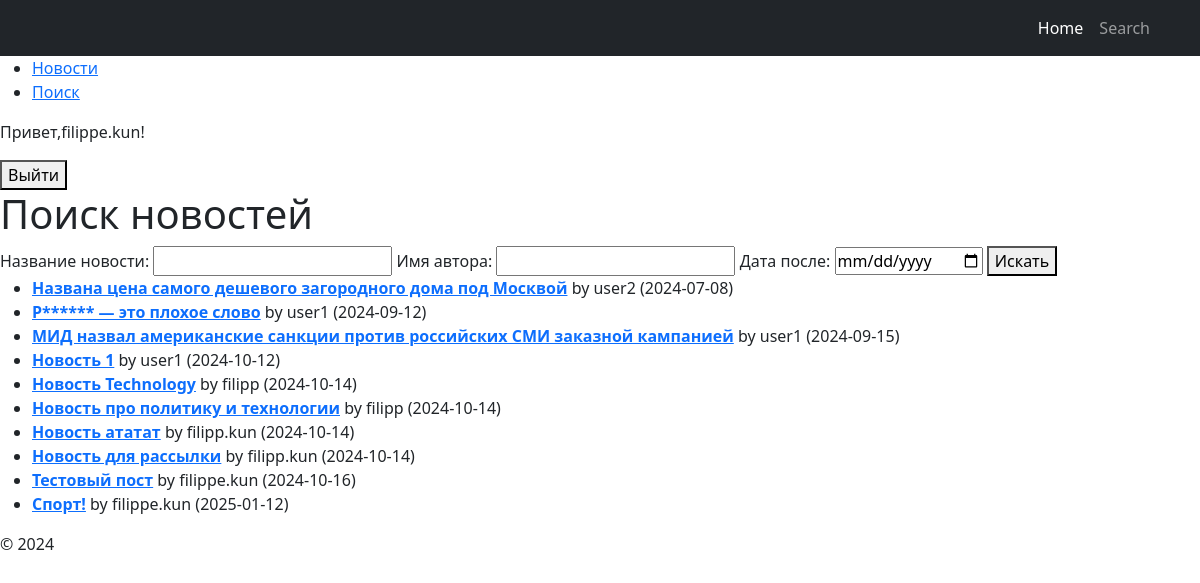
Page /posts/search/ (signed in) on the committed database.
### news/models.py (models this page shows, shortened)
class Post(models.Model):
    ARTICLE = 'AR'
    NEWS = 'NW'
    POST_TYPE_CHOICES = [
        (ARTICLE, 'Article'),
        (NEWS, 'News'),
    ]
    author = models.ForeignKey(Author, on_delete=models.CASCADE)
    post_type = models.CharField(max_length=2, choices=POST_TYPE_CHOICES, default=ARTICLE)
    date_created = models.DateTimeField(auto_now_add=True)
    categories = models.ManyToManyField(Category, through='PostCategory')
    title = models.CharField(max_length=255)
    text = models.TextField()
    rating = models.IntegerField(default=0)

class Author(models.Model):
    user = models.OneToOneField(User, on_delete=models.CASCADE)
    rating = models.IntegerField(default=0)

### news/views.py (the view)
# urls.py: path('posts/search/', views.NewsSearchView.as_view(), name='search'),
class NewsSearchView(FilterView):
    model = Post
    template_name = 'search.html'
    context_object_name = 'posts'
    filterset_class = PostFilter

### news/context_processors.py (called while the page is built)
def is_author(request):
    if request.user.is_authenticated:
        return {'is_author': request.user.groups.filter(name='authors').exists()}
    return {'is_author': False}

### news/templatetags/censor.py (called while the page is built)
@register.filter(name='censor')
def censor(value):
    words = value.split()
    censored_text = []
    for word in words:
        clean_word = word.strip('.,!?')  # Убираем знаки препинания для проверки слова
        if clean_word.lower() in BAD_WORDS:
            censored_word = clean_word[0] + '*' * (len(clean_word) - 1)
            censored_text.append(word.replace(clean_word, censored_word))  # Восстанавливаем знаки препинания
        else:
            censored_text.append(word)
    return ' '.join(censored_text)

### templates/search.html
{% extends "default.html" %}
{% load censor %}
{% load i18n %}
{% block content %}
<h1>{% trans "Поиск новостей" %}</h1>
<form method="get" action="{% url 'search' %}">
    <label for="title">{% trans "Название новости" %}:</label>
    <input type="text" name="title" id="title" value="{{ request.GET.title }}">
    <label for="author">{% trans "Имя автора" %}:</label>
    <input type="text" name="author" id="author" value="{{ request.GET.author }}">
    <label for="date_after">{% trans "Дата после" %}:</label>
    <input type="date" name="date_after" id="date_after" value="{{ request.GET.date_after }}">
    <button type="submit">{% trans "Искать" %}</button>
</form>
{% if posts %}
    <ul>
        {% for post in posts %}
            <li>
                <a href="{% url 'post_detail' post.pk %}"><strong>{{ post.title|censor }}</strong></a>
                by {{ post.author.user.username }} ({{ post.date_created|date:"Y-m-d" }})
            </li>
        {% endfor %}
    </ul>
{% else %}
    <p>{% trans "Новостей не найдено. Попробуйте изменить критерии поиска!" %}</p>
{% endif %}
{% endblock %}

### templates/default.html (shortened to what this page needs)
{% load static %}
{% load i18n %}
<!DOCTYPE html>
<html lang="en">
<head>
    <title>{% block title %}{% trans "Новостной сайт" as trans_var %}{% endblock %}</title>
    <link href="https://cdn.jsdelivr.net/npm/bootstrap@5.2.3/dist/css/bootstrap.min.css" rel="stylesheet">
    <link rel="stylesheet" href="{% static 'css/styles.css' %}">
    <nav class="navbar navbar-expand-lg navbar-dark bg-dark">
    <div class="container">
        <div class="collapse navbar-collapse" id="navbarSupportedContent">
            <ul class="navbar-nav ms-auto mb-2 mb-lg-0">
                <li class="nav-item"><a class="nav-link active" aria-current="page" href="{% url 'post_list' %}">Home</a></li>
                <li class="nav-item"><a class="nav-link" href="{% url 'search' %}">Search</a></li>
            </ul>
        </div>
    </div>
</nav>
</head>
<body>
    <header>
        <nav>
            <ul>
                <li><a href="{% url 'post_list' %}">{% trans "Новости" %}</a></li>
                <li><a href="{% url 'search' %}">{% trans "Поиск" %}</a></li>
            </ul>
            <div>
                {% if user.is_authenticated %}
                    <p>{% trans "Привет," %}{{ user.username }}!</p>
                    <form method="post" action="{% url 'account_logout' %}">
                        <button type="submit">{% trans "Выйти" %}</button>
                    </form>
                {% else %}
                    <a href="{% url 'account_login' %}">{% trans "Войти" %}</a>
                    <a href="{% url 'account_signup' %}">{% trans "Регистрация" %}</a>
                {% endif %}
            </div>
        </nav>
    </header>
    <main>
        {% block content %}{% endblock %}
    </main>
    <footer>
        <p>© 2024 {{trans_var}}</p>
    </footer>
</body>
</html>

### rows in the picture
Post: title|censor "Названа цена самого дешевого загородного дома под Москвой", author.user.username "user2", date_created "2024-07-08"
Post: title|censor "Р****** — это плохое слово", author.user.username "user1", date_created "2024-09-12"
Post: title|censor "МИД назвал американские санкции против российских СМИ заказной кампанией", author.user.username "user1", date_created "2024-09-15"
Post: title|censor "Новость 1", author.user.username "user1", date_created "2024-10-12"
Post: title|censor "Новость Technology", author.user.username "filipp", date_created "2024-10-14"
Post: title|censor "Новость про политику и технологии", author.user.username "filipp", date_created "2024-10-14"
Post: title|censor "Новость ататат", author.user.username "filipp.kun", date_created "2024-10-14"
Post: title|censor "Новость для рассылки", author.user.username "filipp.kun", date_created "2024-10-14"
Post: title|censor "Тестовый пост", author.user.username "filippe.kun", date_created "2024-10-16"
Post: title|censor "Спорт!", author.user.username "filippe.kun", date_created "2025-01-12"

### other values in the picture
{{ user.username }} "filippe.kun"
